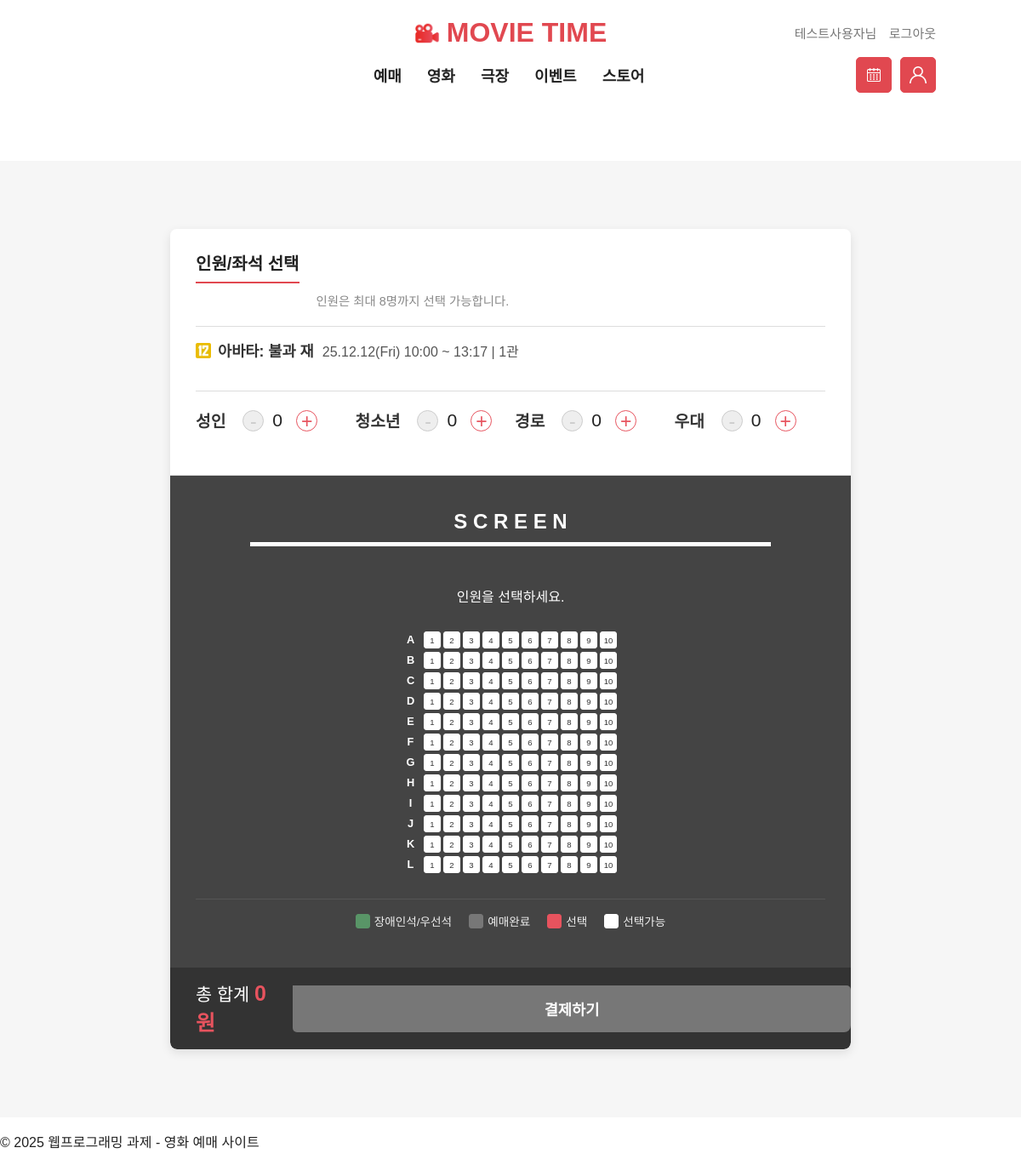
Screenshot of /booking_seats.php?showtime_no=1 (signed in) with the database file from the repository.
### tables this page shows
CREATE TABLE showtimes (
    showtime_no INT AUTO_INCREMENT PRIMARY KEY COMMENT '상영 시간표 고유 번호 (PK)',
    movie_no INT NOT NULL COMMENT '상영 영화 ID',
    theater_no INT NOT NULL COMMENT '상영관 ID',
    start_time DATETIME NOT NULL COMMENT '상영 시작 시간',

    FOREIGN KEY (movie_no) REFERENCES movies(movie_no) ON DELETE CASCADE,
    FOREIGN KEY (theater_no) REFERENCES theaters(theater_no) ON DELETE CASCADE
);

CREATE TABLE movies (
    movie_no INT AUTO_INCREMENT PRIMARY KEY COMMENT '영화 고유 번호 (PK)',
    title VARCHAR(255) NOT NULL COMMENT '영화 제목',
    poster VARCHAR(255) COMMENT '포스터 이미지 파일명',
    release_date DATE COMMENT '개봉일',
    running_time INT NOT NULL COMMENT '영화 러닝타임 (분 단위)',
    age_rating VARCHAR(10) DEFAULT 'all' COMMENT '연령 등급 (all, 12, 15, 19)',
    reserve_rate DECIMAL(4, 1) DEFAULT 0.0 COMMENT '임시 예매율 (%)',
    synopsis TEXT COMMENT '영화 줄거리',
    trailer_url VARCHAR(255) COMMENT '예고편 유튜브 URL'
);

CREATE TABLE theaters (
    theater_no INT AUTO_INCREMENT PRIMARY KEY COMMENT '상영관 고유 번호 (PK)',
    cinema_no INT NOT NULL COMMENT '영화관 지점 ID (FK)',
    name VARCHAR(50) NOT NULL COMMENT '상영관 이름 (예: 1관, 2관)',
    total_seats INT NOT NULL DEFAULT 50 COMMENT '총 좌석 수',
    
    UNIQUE KEY theater_unique (cinema_no, name),
    FOREIGN KEY (cinema_no) REFERENCES cinemas(cinema_no) ON DELETE CASCADE
);

### booking_seats.php (the view, shortened to what this page needs)
<?php
include_once('db_connect.php');
include_once('header.php');
$showtime_no = $_GET['showtime_no'] ?? null;
$row_count = 12;
$col_count = 10;
$sql = "
    SELECT s.start_time, m.movie_no, m.title AS movie_title, m.age_rating,
           t.name AS theater_name, t.total_seats, m.running_time
    FROM showtimes s
    JOIN movies m ON s.movie_no = m.movie_no
    JOIN theaters t ON s.theater_no = t.theater_no
    WHERE s.showtime_no = " . (int)$showtime_no;
$result = $conn->query($sql);
$showtime_info = $result->fetch_assoc();
$start_ts = strtotime($showtime_info['start_time']);
$end_time_format = date("H:i", $start_ts + $showtime_info['running_time'] * 60);
$age_rating = strtolower($showtime_info['age_rating']);
if ($age_rating == '전체') {
    $age_rating_for_file = 'all';
} else if ($age_rating == '청불' || $age_rating == '18') {
    $age_rating_for_file = '18';
} else {
    $age_rating_for_file = $age_rating;
}
$icon_path = "images/ic_age_{$age_rating_for_file}.png";
$reserved_seats = [];
$MAX_SEATS = 8;
?>
<div class="seat-booking-wrapper">
    <div class="booking-main-box">
        <div class="info-person-panel">
            <div class="vertical-title-area">
                <h2 class="page-title">인원/좌석 선택</h2>
                <div class="max-seat-info-vertical">
                    인원은 최대 <?= $MAX_SEATS ?>명까지 선택 가능합니다.
                </div>
            </div>
            <div class="movie-showtime-info-left">
                <img src="<?= $icon_path ?>" alt="등급" class="info-age-icon">
                <strong><?= htmlspecialchars($showtime_info['movie_title']) ?> </strong>
                <span class="info-time-detail">
                    <?= date("y.m.d(D)", strtotime($showtime_info['start_time'])) ?>
                    <?= date("H:i", strtotime($showtime_info['start_time'])) ?> ~
                    <?= $end_time_format ?> |
                    <?= htmlspecialchars($showtime_info['theater_name']) ?>
                </span>
            </div>
            <div class="person-counter-wrapper-horizontal" id="person-counter-wrapper">
                <div class="person-counter-item" data-type="adult">
                    <span>성인</span>
                    <button class="minus-btn" disabled>-</button>
                    <span class="count-value">0</span>
                    <button class="plus-btn">+</button>
                </div>
                <div class="person-counter-item" data-type="teen">
                    <span>청소년</span>
                    <button class="minus-btn" disabled>-</button>
                    <span class="count-value">0</span>
                    <button class="plus-btn">+</button>
                </div>
                <div class="person-counter-item" data-type="senior">
                    <span>경로</span>
                    <button class="minus-btn" disabled>-</button>
                    <span class="count-value">0</span>
                    <button class="plus-btn">+</button>
                </div>
                <div class="person-counter-item" data-type="disabled">
                    <span>우대</span>
                    <button class="minus-btn" disabled>-</button>
                    <span class="count-value">0</span>
                    <button class="plus-btn">+</button>
                </div>
            </div>
        </div>
        <div class="seat-selection-area-right">
            <div class="screen-indicator">S C R E E N</div>
            <p class="select-guide">인원을 선택하세요.</p>
            <div class="seat-grid-wrapper" id="seat-grid-wrapper">
                <?php
                $seat_row_letters = range('A', chr(ord('A') + $row_count - 1));
                echo '<div class="seat-grid">';
                foreach ($seat_row_letters as $row) {
                    echo "<div class='seat-row' data-row='{$row}'>";
                    echo "<div class='seat-label'>{$row}</div>";
                    for ($col = 1; $col <= $col_count; $col++) {
                        $seat_id = $row . $col;
                        $is_reserved = in_array($seat_id, $reserved_seats);
                        $status_class = $is_reserved ? 'reserved' : 'available';
                        echo "<button type='button'
                                      class='seat-item {$status_class}'
                                      data-seat-id='{$seat_id}'
                                      " . ($is_reserved ? 'disabled' : '') . ">
                                    {$col}
                              </button>";
                    }
                    echo '</div>';
                }
                echo '</div>';
                ?>
            </div>
            <div class="seat-legend">
                <div class="legend-item"><span class="color-box special-seat"></span> 장애인석/우선석</div>
                <div class="legend-item"><span class="color-box reserved"></span> 예매완료</div>
                <div class="legend-item"><span class="color-box selected"></span> 선택</div>
                <div class="legend-item"><span class="color-box available"></span> 선택가능</div>
            </div>
        </div>
        <div class="booking-summary-bottom">
            <div class="total-price-display">
                총 합계 <strong id="total-price">0원</strong>
            </div>
            <button id="checkout-btn" class="btn-primary" disabled>
                결제하기
            </button>
        </div>
    </div> </div> <?php include_once('footer.php'); ?>

### rows the page displays
showtimes: movie_no.title "아바타: 불과 재", start_time "25.12.12(Fri)", start_time "10:00", start_time.running_time "13:17", theater_no.name "1관"

### other values shown
$username "테스트사용자"
$MAX_SEATS "8"
$row "A"
$row "B"
$row "C"
$row "D"
$row "E"
$row "F"
$row "G"
$row "H"
$row "I"
$row "J"
$row "K"
$row "L"
